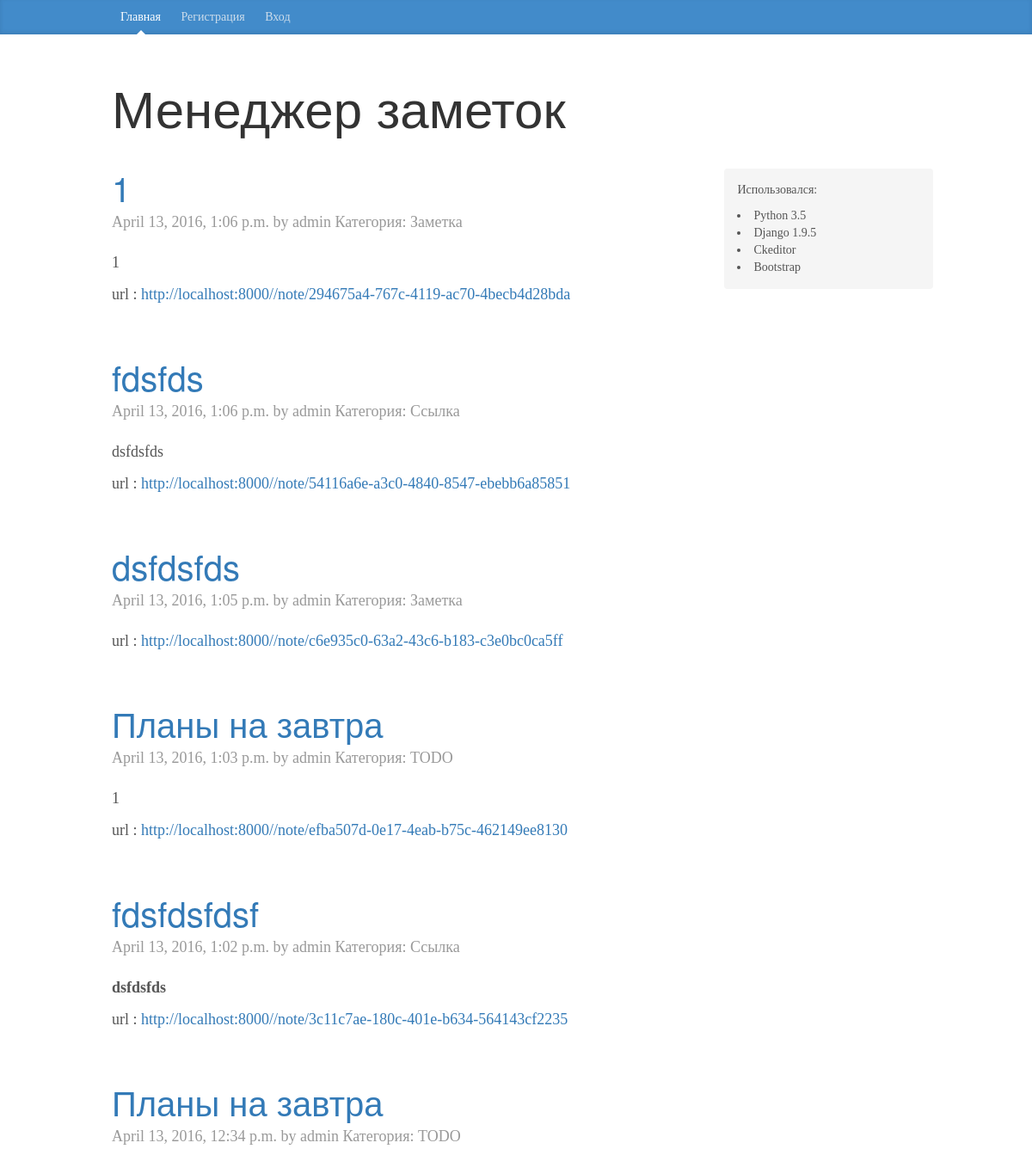
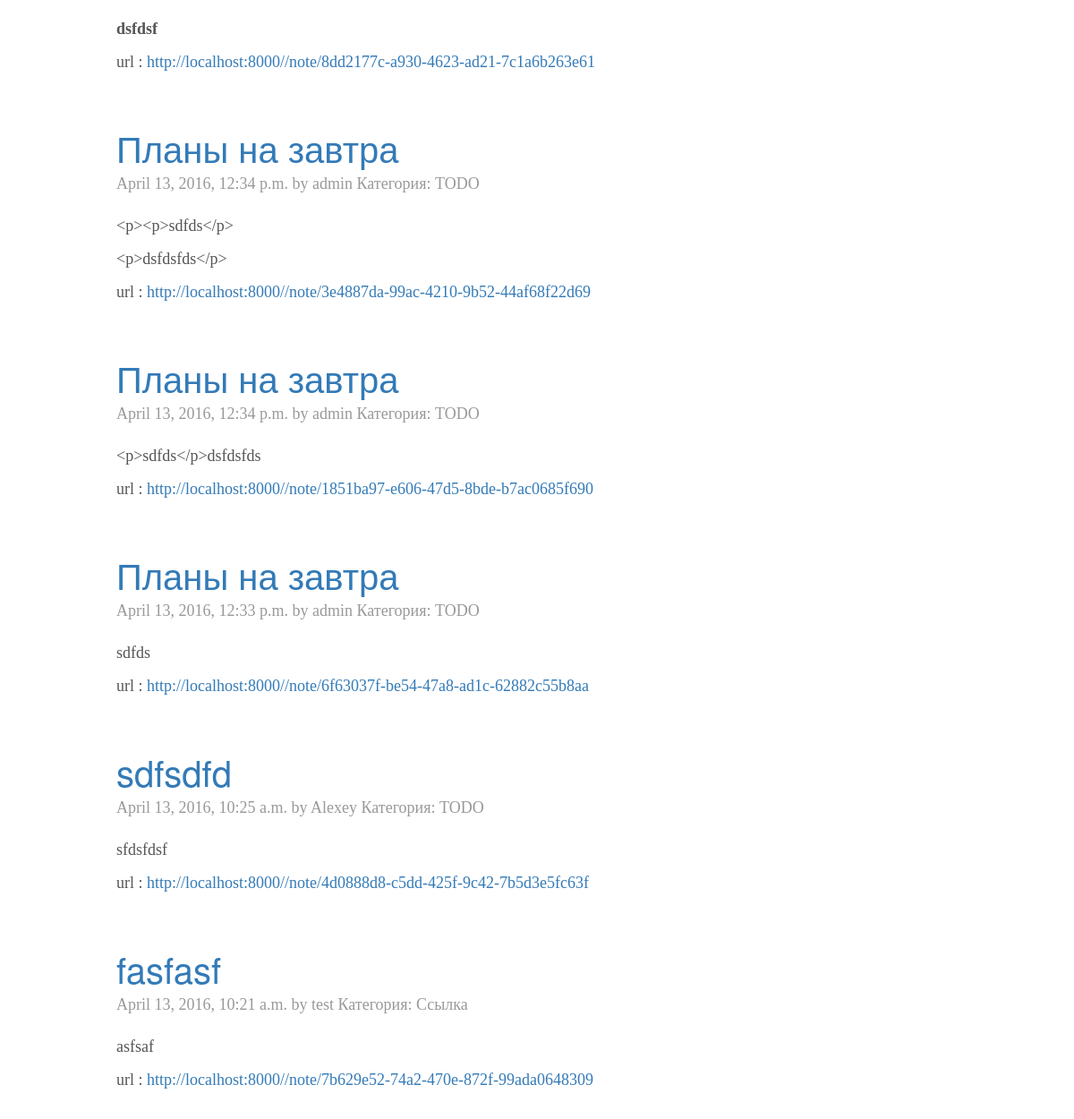
The app's page / (upper part), older data (2 pictures, top to bottom).
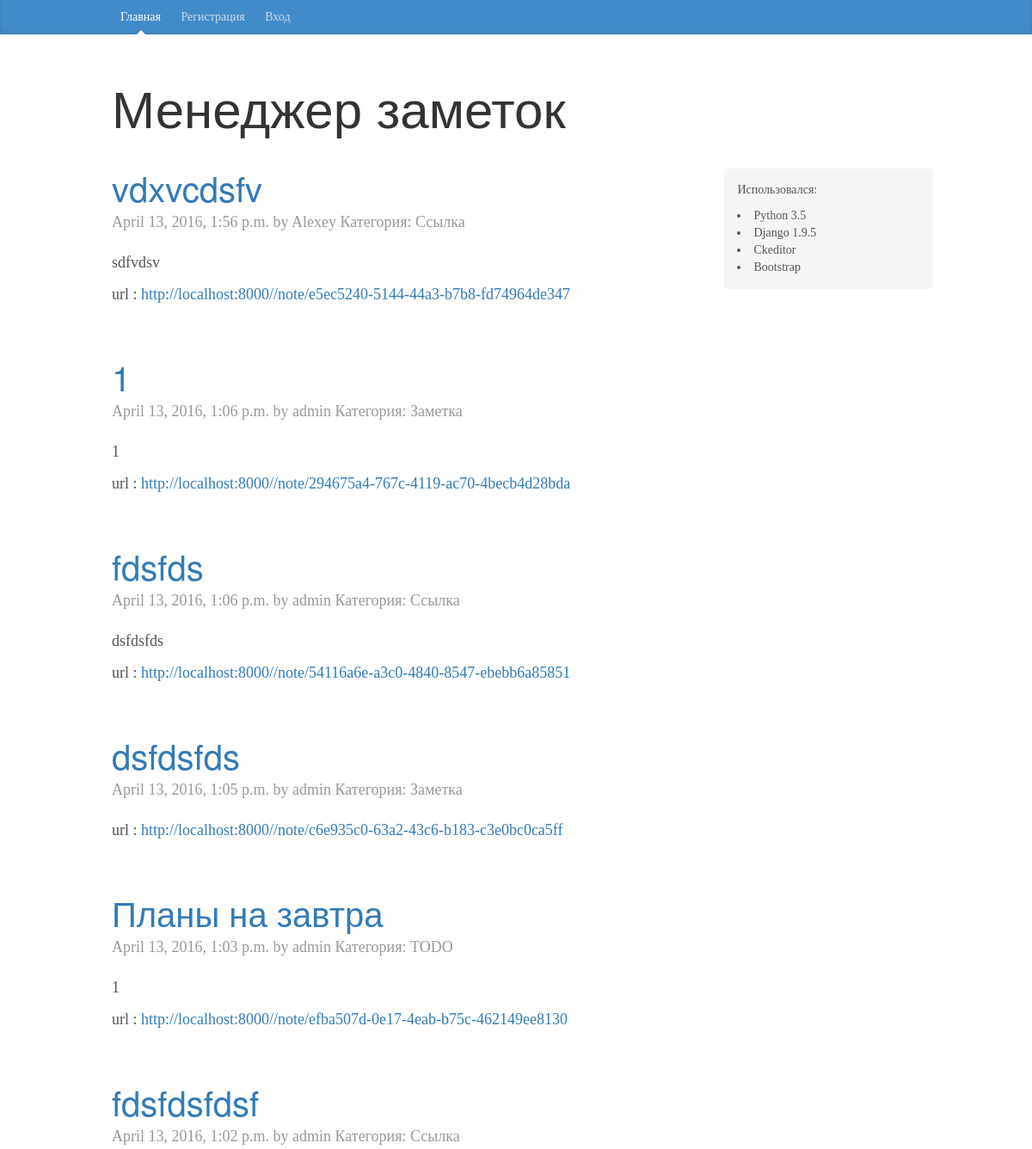
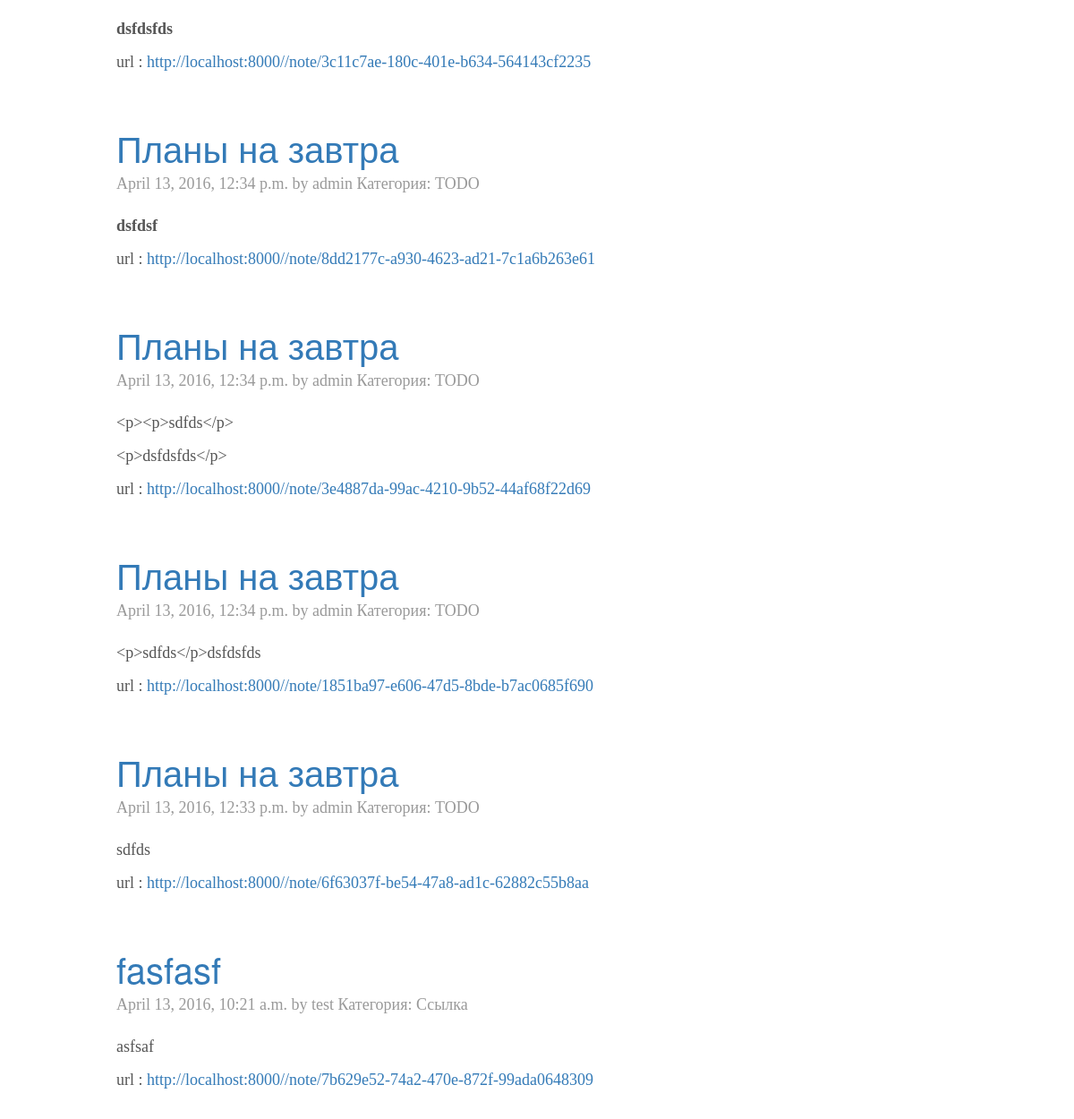
The same page, newer data (2 pictures, top to bottom).
### notes/models.py (models this page shows, shortened)
class Notes(models.Model):
    class Meta:
        db_table = 'Notes'
        verbose_name_plural = "Заметки"
    id = models.UUIDField(primary_key=True, default=uuid.uuid4, editable=False)
    title = models.CharField(max_length=150)
    text = RichTextField(null=True, blank=True)
    date_added = models.DateTimeField(auto_now_add=True)
    date_modified = models.DateTimeField(auto_now=True)
    author = models.ForeignKey(settings.AUTH_USER_MODEL, default=1)
    favorites = models.BooleanField(default=False)
    category = models.ForeignKey(Category, blank=True,
                                 null=True, related_name='cat')
    publish = models.BooleanField(default=False)

class Category(MPTTModel):
    class Meta():
        db_table = 'Category'
        verbose_name_plural = "Категории"
        verbose_name = "Категория"
        ordering = ('tree_id', 'level')
    name = models.CharField(max_length=150)
    parent = TreeForeignKey('self', null=True, blank=True,
                            related_name='children',
                            verbose_name='parent class')
    def __str__(self):
        return self.name
    class MPTTMeta:
        order_insertion_py = ['name']

### notes/views.py (the view)
# urls.py: url(r'^$', notes.views.notes),
def notes(request, first='-date_modified', second='title'):
    args = {
        'notes': Notes.objects.filter(publish=True).order_by(first, second)
            .select_related('category', 'author'),
        'category_all': Category.objects.all()
    }
    return render(request, 'notes.html', args)

### notes/templates/notes.html (shortened to what this page needs)
{% extends 'main.html' %}
{% load staticfiles %}
{% block content %}
{% for note in notes %}
<div class="blog-post">
    <h2 class="blog-post-title"><a href="{% url 'note' note.id %}"> {{ note.title }}</a>
    </h2>
    <p class="blog-post-meta"> {{ note.date_modified }} by {{ note.author.username }}
    Категория: {{note.category}}</p>
    <P> {{note.text | safe}}</P>
    {% if note.publish %}
    <p> url : <a href="{% url 'note' note.id %}">http://localhost:8000/{% url 'note' note.id %}</a></p>
    {% endif %}
</div>
{% endfor %}
{% endblock %}

Row changes from the older to the newer data that the page shows:
removed Notes: title "sdfsdfd", date_modified "April 13, 2016, 10:25 a.m.", author.username "Alexey", category "TODO", text "sfdsfdsf", id "/note/4d0888d8-c5dd-425f-9c42-7b5d3e5fc63f"
added Notes: title "vdxvcdsfv", date_modified "April 13, 2016, 1:56 p.m.", author.username "Alexey", category "Ссылка", text "sdfvdsv", id "/note/e5ec5240-5144-44a3-b7b8-fd74964de347"
